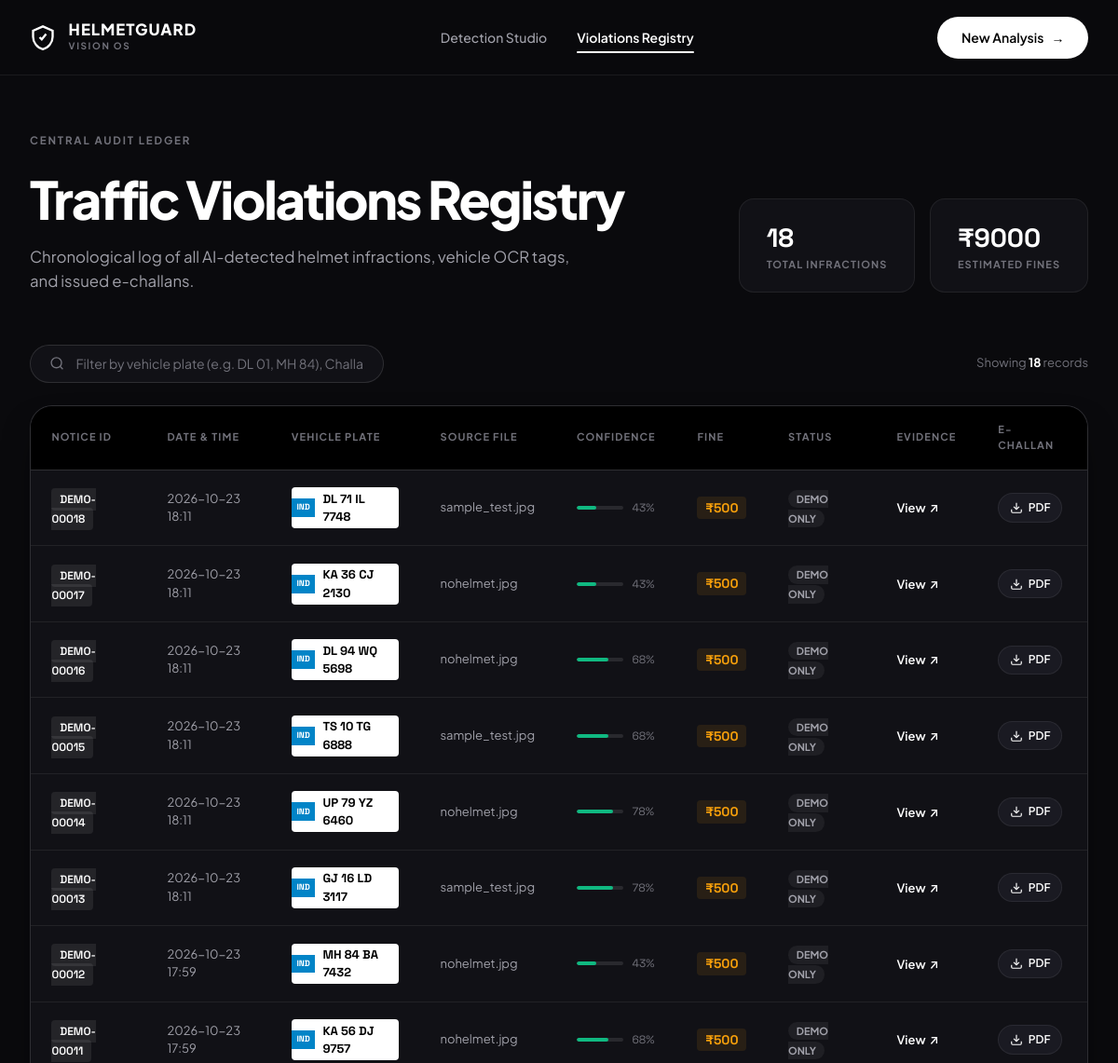
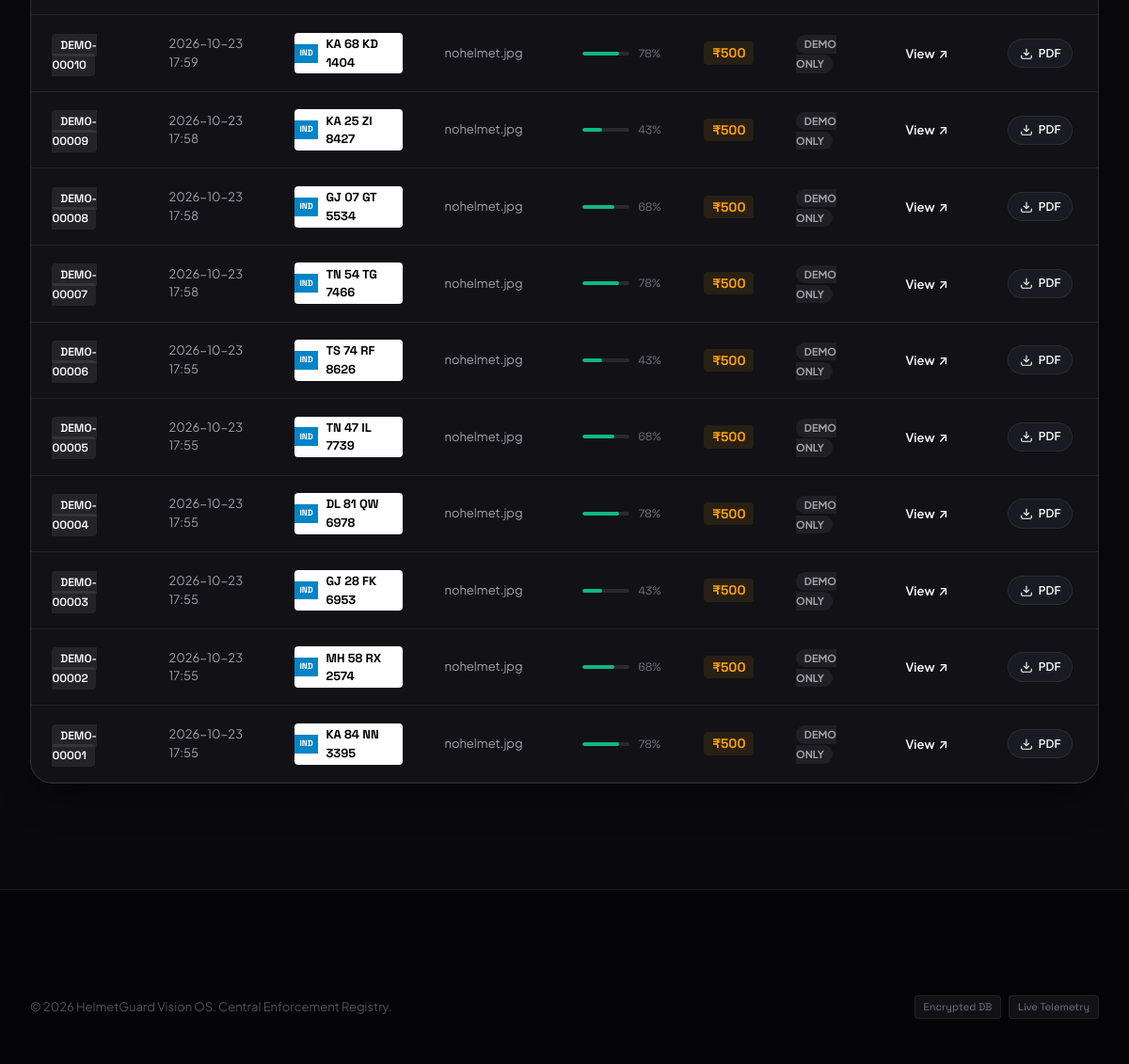
Screenshot of /violations with the database file from the repository (2 pictures, top to bottom).
### tables this page shows
CREATE TABLE violations (
            id INTEGER PRIMARY KEY AUTOINCREMENT,
            created_at TEXT NOT NULL, source_name TEXT NOT NULL,
            vehicle_number TEXT NOT NULL, violation TEXT NOT NULL,
            confidence REAL, evidence_path TEXT, challan_path TEXT,
            amount REAL NOT NULL, status TEXT NOT NULL DEFAULT 'DEMO ONLY'
        );

### app.py (the view)
@app.route("/violations")
def violations():
    with db() as con:
        rows = con.execute("SELECT * FROM violations ORDER BY id DESC").fetchall()
    return render_template("violations.html", rows=rows)

### app.py (called while the page is built)
def db():
    con = sqlite3.connect(DB_PATH)
    con.row_factory = sqlite3.Row
    return con

### templates/violations.html (shortened to what this page needs)
<!DOCTYPE html>
<html lang="en">
<head>
    <link rel="stylesheet" href="{{ url_for('static', filename='css/style.css') }}">
</head>
<body class="sqs-body">
    <header class="sqs-header">
        <div class="header-inner">
            <a href="/" class="brand-mark">
                <svg class="brand-symbol" viewBox="0 0 24 24" fill="none" stroke="currentColor" stroke-width="2">
                    <path d="M12 2L3 6V11.5C3 16.8 6.8 21.7 12 23C17.2 21.7 21 16.8 21 11.5V6L12 2Z"/>
                    <path d="M9 12L11 14L15 9"/>
                </svg>
                <div class="brand-text">
                    <span class="brand-title">HELMETGUARD</span>
                    <span class="brand-subtitle">VISION OS</span>
                </div>
            </a>
            <nav class="sqs-nav">
                <a href="/" class="nav-item">Detection Studio</a>
                <a href="/violations" class="nav-item active">Violations Registry</a>
            </nav>
            <div class="header-actions">
                <a href="/" class="sqs-btn sqs-btn-primary">
                    <span>New Analysis</span>
                    <span class="sqs-arrow">→</span>
                </a>
            </div>
        </div>
    </header>
    <main class="sqs-main">
        <div class="sqs-registry-container">
            <div class="registry-hero">
                <div class="registry-header-left">
                    <span class="section-eyebrow">CENTRAL AUDIT LEDGER</span>
                    <h1 class="registry-title">Traffic Violations Registry</h1>
                    <p class="registry-subtext">Chronological log of all AI-detected helmet infractions, vehicle OCR tags, and issued e-challans.</p>
                </div>
                <div class="registry-metrics">
                    <div class="metric-card">
                        <span class="metric-num">{{ rows|length }}</span>
                        <span class="metric-lbl">TOTAL INFRACTIONS</span>
                    </div>
                    <div class="metric-card">
                        <span class="metric-num">₹{{ '%.0f' % (rows|length * 500) }}</span>
                        <span class="metric-lbl">ESTIMATED FINES</span>
                    </div>
                </div>
            </div>
            <div class="registry-controls-bar">
                <div class="search-input-wrap">
                    <svg width="18" height="18" viewBox="0 0 24 24" fill="none" stroke="currentColor" stroke-width="2">
                        <circle cx="11" cy="11" r="8"></circle>
                        <line x1="21" y1="21" x2="16.65" y2="16.65"></line>
                    </svg>
                    <input type="text" id="violations-search" placeholder="Filter by vehicle plate (e.g. DL 01, MH 84), Challan ID, or source…" class="sqs-search-field">
                </div>
                <div class="registry-record-count">
                    <span>Showing <strong id="visible-count">{{ rows|length }}</strong> records</span>
                </div>
            </div>
            {% if rows %}
            <div class="sqs-table-container">
                <table class="sqs-data-table" id="registry-table">
                    <thead>
                        <tr>
                            <th>Notice ID</th>
                            <th>Date & Time</th>
                            <th>Vehicle Plate</th>
                            <th>Source File</th>
                            <th>Confidence</th>
                            <th>Fine</th>
                            <th>Status</th>
                            <th>Evidence</th>
                            <th>E-Challan</th>
                        </tr>
                    </thead>
                    <tbody>
                        {% for row in rows %}
                        <tr class="registry-row">
                            <td>
                                <span class="table-id-badge">DEMO-{{ '%05d' % row['id'] }}</span>
                            </td>
                            <td class="table-muted">
                                {{ row['created_at'][:16] }}
                            </td>
                            <td>
                                <div class="table-plate-pill">
                                    <span class="plate-country">IND</span>
                                    <span class="plate-code">{{ row['vehicle_number'] }}</span>
                                </div>
                            </td>
                            <td class="table-muted file-truncate" title="{{ row['source_name'] }}">
                                {{ row['source_name'][:25] }}
                            </td>
                            <td>
                                <div class="confidence-bar-wrap">
                                    <div class="confidence-bar">
                                        <div class="confidence-fill" style="width: {{ '%.0f' % ((row['confidence'] or 0.8) * 100) }}%"></div>
                                    </div>
                                    <span class="confidence-text">{{ '%.0f%%' % ((row['confidence'] or 0.8) * 100) }}</span>
                                </div>
                            </td>
                            <td>
                                <span class="table-fine-badge">₹{{ '%.0f' % row['amount'] }}</span>
                            </td>
                            <td>
                                <span class="table-status-pill">{{ row['status'] }}</span>
                            </td>
                            <td>
                                {% if row['evidence_path'] %}
                                <a href="/results/{{ row['evidence_path'].replace('\\', '/').split('/')[-1] }}" target="_blank" class="table-action-link">
                                    <span>View</span>
                                    <span class="arrow">↗</span>
                                </a>
                                {% else %}
                                <span class="table-muted">—</span>
                                {% endif %}
                            </td>
                            <td>
                                {% if row['challan_path'] %}
                                <a href="/challans/{{ row['challan_path'].replace('\\', '/').split('/')[-1] }}" class="table-action-btn">
                                    <svg width="14" height="14" viewBox="0 0 24 24" fill="none" stroke="currentColor" stroke-width="2">
                                        <path d="M21 15v4a2 2 0 0 1-2 2H5a2 2 0 0 1-2-2v-4"></path>
                                        <polyline points="7 10 12 15 17 10"></polyline>
                                        <line x1="12" y1="15" x2="12" y2="3"></line>
                                    </svg>
                                    <span>PDF</span>
                                </a>
                                {% else %}
                                <span class="table-muted">—</span>
                                {% endif %}
                            </td>
                        </tr>
                        {% endfor %}
                    </tbody>
                </table>
            </div>
            {% endif %}
        </div>
    </main>
    <footer class="sqs-footer">
        <div class="footer-container">
            <div class="footer-bottom">
                <p class="footer-copyright">© 2026 HelmetGuard Vision OS. Central Enforcement Registry.</p>
                <div class="footer-badges">
                    <span class="tech-pill">Encrypted DB</span>
                    <span class="tech-pill">Live Telemetry</span>
                </div>
            </div>
        </div>
    </footer>
</body>
</html>

### rows the page displays
violations: id "00018", created_at "2026-10-23 18:11", vehicle_number "DL 71 IL 7748", source_name "sample_test.jpg", (row['confidence']or0.8)*100 "43%", amount "500", status "DEMO ONLY"
violations: id "00017", created_at "2026-10-23 18:11", vehicle_number "KA 36 CJ 2130", source_name "nohelmet.jpg", (row['confidence']or0.8)*100 "43%", amount "500", status "DEMO ONLY"
violations: id "00016", created_at "2026-10-23 18:11", vehicle_number "DL 94 WQ 5698", source_name "nohelmet.jpg", (row['confidence']or0.8)*100 "68%", amount "500", status "DEMO ONLY"
violations: id "00015", created_at "2026-10-23 18:11", vehicle_number "TS 10 TG 6888", source_name "sample_test.jpg", (row['confidence']or0.8)*100 "68%", amount "500", status "DEMO ONLY"
violations: id "00014", created_at "2026-10-23 18:11", vehicle_number "UP 79 YZ 6460", source_name "nohelmet.jpg", (row['confidence']or0.8)*100 "78%", amount "500", status "DEMO ONLY"
violations: id "00013", created_at "2026-10-23 18:11", vehicle_number "GJ 16 LD 3117", source_name "sample_test.jpg", (row['confidence']or0.8)*100 "78%", amount "500", status "DEMO ONLY"
violations: id "00012", created_at "2026-10-23 17:59", vehicle_number "MH 84 BA 7432", source_name "nohelmet.jpg", (row['confidence']or0.8)*100 "43%", amount "500", status "DEMO ONLY"
violations: id "00011", created_at "2026-10-23 17:59", vehicle_number "KA 56 DJ 9757", source_name "nohelmet.jpg", (row['confidence']or0.8)*100 "68%", amount "500", status "DEMO ONLY"
violations: id "00010", created_at "2026-10-23 17:59", vehicle_number "KA 68 KD 1404", source_name "nohelmet.jpg", (row['confidence']or0.8)*100 "78%", amount "500", status "DEMO ONLY"
violations: id "00009", created_at "2026-10-23 17:58", vehicle_number "KA 25 ZI 8427", source_name "nohelmet.jpg", (row['confidence']or0.8)*100 "43%", amount "500", status "DEMO ONLY"
violations: id "00008", created_at "2026-10-23 17:58", vehicle_number "GJ 07 GT 5534", source_name "nohelmet.jpg", (row['confidence']or0.8)*100 "68%", amount "500", status "DEMO ONLY"
violations: id "00007", created_at "2026-10-23 17:58", vehicle_number "TN 54 TG 7466", source_name "nohelmet.jpg", (row['confidence']or0.8)*100 "78%", amount "500", status "DEMO ONLY"
violations: id "00006", created_at "2026-10-23 17:55", vehicle_number "TS 74 RF 8626", source_name "nohelmet.jpg", (row['confidence']or0.8)*100 "43%", amount "500", status "DEMO ONLY"
violations: id "00005", created_at "2026-10-23 17:55", vehicle_number "TN 47 IL 7739", source_name "nohelmet.jpg", (row['confidence']or0.8)*100 "68%", amount "500", status "DEMO ONLY"
violations: id "00004", created_at "2026-10-23 17:55", vehicle_number "DL 81 QW 6978", source_name "nohelmet.jpg", (row['confidence']or0.8)*100 "78%", amount "500", status "DEMO ONLY"
violations: id "00003", created_at "2026-10-23 17:55", vehicle_number "GJ 28 FK 6953", source_name "nohelmet.jpg", (row['confidence']or0.8)*100 "43%", amount "500", status "DEMO ONLY"
violations: id "00002", created_at "2026-10-23 17:55", vehicle_number "MH 58 RX 2574", source_name "nohelmet.jpg", (row['confidence']or0.8)*100 "68%", amount "500", status "DEMO ONLY"
violations: id "00001", created_at "2026-10-23 17:55", vehicle_number "KA 84 NN 3395", source_name "nohelmet.jpg", (row['confidence']or0.8)*100 "78%", amount "500", status "DEMO ONLY"

### other values shown
{{ rows|length }} "18"
{{ '%.0f' % (rows|length * 500) }} "9000"
